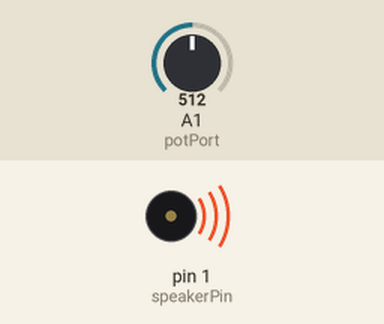
This sketch was run on a simulated Arduino Uno, built with avr-gcc and run on an emulated ATmega328P. Parts: buzzer (waves = sounding). The test bench sets the inputs (shaded band); at power-on: A1 (potPort) = 512.

Above: at 0.95 s.
1.3 s: A1 (potPort) set to 122
At 2.54 s:
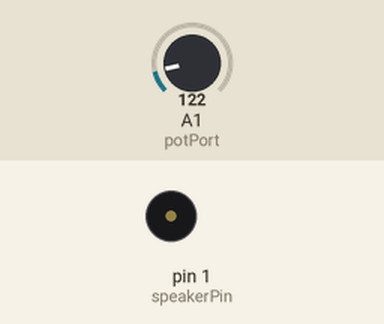
4.5 s: A1 (potPort) set to 306
Timing chart, 0 to 13.7 s (numbered marks = the images above; inputs shaded):
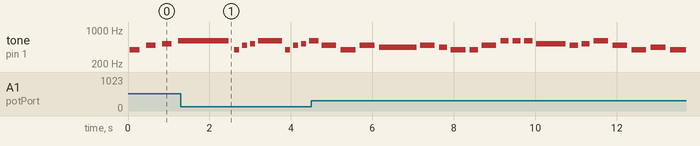

The sketch:

sketch_music.ino
```cpp
//ONG LIT YIT 2013-07-20
//This following code plays happy birthday melody on Arduino
//Put Piezo Buzzer on GDN and 9 (Positive and negative are reversible)
//this project requires a Piezo Buzzer and
// an Arduino board and
//jumper wires to connect Buzzer's (+) to ~4 and (-) to GND (any GND)
//HAVE FUN

#include "interface.h"
#include "saints.h"

int speakerPin = 1;

int potPort = 1;    // select the analog input port for the
                    // potentiometer.
                    // Note: not the same as pin number

int val = 0;

Tune myTune = saints;

void playTone(int tone, int duration) {

for (long i = 0; i < duration * 1000L; i += tone * 2) {

   digitalWrite(speakerPin, HIGH);

   delayMicroseconds(tone);

   digitalWrite(speakerPin, LOW);

   delayMicroseconds(tone);

}

}

void playNote(char note, int duration) {

char names[] = {'C', 'D', 'E', 'F', 'G', 'A', 'B',

                 'c', 'd', 'e', 'f', 'g', 'a', 'b',

                 'x', 'y' };

int tones[] = { 1915, 1700, 1519, 1432, 1275, 1136, 1014,

                 956,  834,  765,  593,  468,  346,  224,

                 655 , 715 };

int SPEE = 5;

// play the tone corresponding to the note name

for (int i = 0; i < 17; i++) {

   if (names[i] == note) {
    int newduration = duration/SPEE;
//    float pitchAdjust = 0.5 + (val / 250);
//    float newPitch = tones[i] * pitchAdjust;
     playTone(tones[i], newduration);

   }

}

}

void setup() {

pinMode(speakerPin, OUTPUT);

}

void loop() {

for (int i = 0; i < myTune.count; i++) {

  val = analogRead(potPort);    // read the value from the sensor

  // flaot tempo = myTune.tempo
  float tempo = 50 + val / 5;

   if (myTune.notes[i] == ' ') {

     delay(myTune.beats[i] * tempo); // rest

   } else {

     playNote(myTune.notes[i], myTune.beats[i] * tempo);

   }

   // pause between notes

   delay(tempo);

}

}
```

interface.h
```cpp
#ifndef INTERFACE_H
#define INTERFACE_H

struct Tune {
    int count;
    char* notes;
    int beats[255];
    int tempo;
};
#endif
```

saints.cpp
```cpp
#include "interface.h"
#include "saints.h"
```

saints.h
```cpp
#ifndef SAINTS_H
#define SAINTS_H

#include "interface.h"

static Tune saints = {

  .count = 11 + 12 + 9, // the number of notes

  .notes = "GBcdGBcdGBc" "dBGBABAGGBdd" "dcBcdBGAG",

  .beats = { 8, 8, 8, 32 + 8, 8, 8, 8, 32 + 8, 8, 8, 8,
             16, 16, 16, 16, 32 + 8, 16, 8, 16, 8, 16, 8, 8,
             8, 16 + 16, 8, 8, 16, 16, 16, 16, 32 + 8},

  .tempo = 150
};

#endif
```

Measured:
- by itself, tone on pin 1 (speakerPin): plays 491 Hz for 0.36 s, 391 Hz for 0.36 s, 491 Hz for 0.36 s, 439 Hz for 0.92 s, 491 Hz for 0.36 s, 439 Hz for 0.20 s … (20 notes in this stretch)
